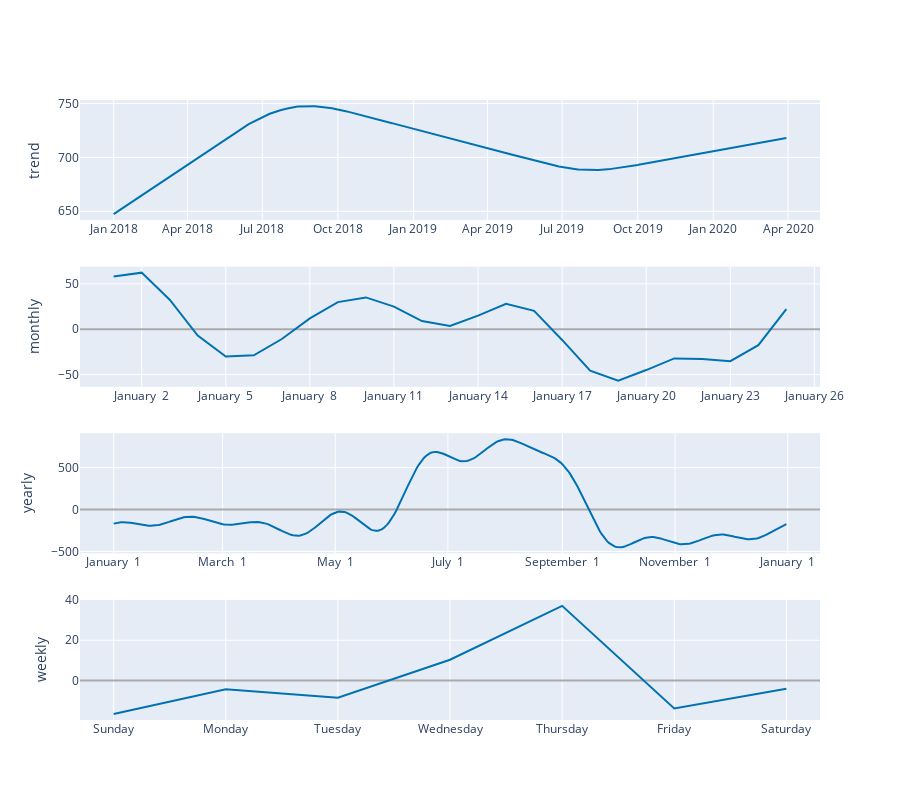

Notebook code cell kept with this figure:
### Code cell
#plotting components
plot_components_plotly(ts_model, forecast_df)

### Figure 1 — Plotly figure (JSON) as saved in the notebook; plotly's stock layout.template omitted (floating-point values rounded to 4 significant figures; data arrays with more than 128 entries replaced by an {"elided": "..."} marker saying what was removed)
{"data": [{"line": {"color": "#0072B2", "width": 2}, "mode": "lines", "name": "trend", "type": "scatter", "x": {"elided": "749 str values"}, "xaxis": "x", "y": {"elided": "749 float values"}, "yaxis": "y"}, {"line": {"color": "rgba(0, 114, 178, 0.2)", "width": 0}, "mode": "lines", "name": "trend_upper", "type": "scatter", "x": {"elided": "749 str values"}, "xaxis": "x", "y": {"elided": "749 float values"}, "yaxis": "y"}, {"fill": "tonexty", "fillcolor": "rgba(0, 114, 178, 0.2)", "line": {"color": "rgba(0, 114, 178, 0.2)", "width": 0}, "mode": "lines", "name": "trend_lower", "type": "scatter", "x": {"elided": "749 str values"}, "xaxis": "x", "y": {"elided": "749 float values"}, "yaxis": "y"}, {"line": {"color": "#0072B2", "width": 2}, "mode": "lines", "name": "monthly", "type": "scatter", "x": ["2017-01-01T00:00:00", "2017-01-02T00:00:00", "2017-01-03T00:00:00", "2017-01-04T00:00:00", "2017-01-05T00:00:00", "2017-01-06T00:00:00", "2017-01-07T00:00:00", "2017-01-08T00:00:00", "2017-01-09T00:00:00", "2017-01-10T00:00:00", "2017-01-11T00:00:00", "2017-01-12T00:00:00", "2017-01-13T00:00:00", "2017-01-14T00:00:00", "2017-01-15T00:00:00", "2017-01-16T00:00:00", "2017-01-17T00:00:00", "2017-01-18T00:00:00", "2017-01-19T00:00:00", "2017-01-20T00:00:00", "2017-01-21T00:00:00", "2017-01-22T00:00:00", "2017-01-23T00:00:00", "2017-01-24T00:00:00", "2017-01-25T00:00:00"], "xaxis": "x2", "y": [58.27, 62.42, 32.59, -6.957, -30.1, -28.7, -10.75, 12.0, 29.93, 35.08, 24.98, 9.006, 3.689, 15.08, 28.05, 20.24, -11.79, -45.69, -56.79, -45.0, -32.14, -32.74, -35.27, -17.59, 22.2], "yaxis": "y2"}, {"line": {"color": "#0072B2", "width": 2}, "mode": "lines", "name": "yearly", "type": "scatter", "x": {"elided": "365 str values"}, "xaxis": "x3", "y": {"elided": "365 float values"}, "yaxis": "y3"}, {"line": {"color": "#0072B2", "width": 2}, "mode": "lines", "name": "weekly", "type": "scatter", "x": ["2017-01-01T00:00:00", "2017-01-02T00:00:00", "2017-01-03T00:00:00", "2017-01-04T00:00:00", "2017-01-05T00:00:00", "2017-01-06T00:00:00", "2017-01-07T00:00:00"], "xaxis": "x4", "y": [-16.6, -4.357, -8.527, 10.33, 37.08, -13.85, -4.083], "yaxis": "y4"}], "layout": {"height": 800, "showlegend": false, "width": 900, "xaxis": {"anchor": "y", "domain": [0, 1], "range": ["2017-11-21T01:12:00", "2020-05-09T22:48:00"], "type": "date"}, "xaxis2": {"anchor": "y2", "domain": [0, 1], "range": ["2016-12-30T19:12:00", "2017-01-26T04:48:00"], "tickformat": "%B %e", "type": "date"}, "xaxis3": {"anchor": "y3", "domain": [0, 1], "range": ["2016-12-13T18:54:02.958904115", "2018-01-18T11:04:57.863013581"], "tickformat": "%B %e", "type": "date"}, "xaxis4": {"anchor": "y4", "domain": [0, 1], "range": ["2016-12-31T16:48:00", "2017-01-07T07:12:00"], "tickformat": "%A", "type": "date"}, "yaxis": {"anchor": "x", "domain": [0.8063, 1], "rangemode": "normal", "title": {"text": "trend"}, "zerolinecolor": "#AAA"}, "yaxis2": {"anchor": "x2", "domain": [0.5375, 0.7312], "title": {"text": "monthly"}, "zerolinecolor": "#AAA"}, "yaxis3": {"anchor": "x3", "domain": [0.2687, 0.4625], "title": {"text": "yearly"}, "zerolinecolor": "#AAA"}, "yaxis4": {"anchor": "x4", "domain": [0, 0.1938], "title": {"text": "weekly"}, "zerolinecolor": "#AAA"}}}
